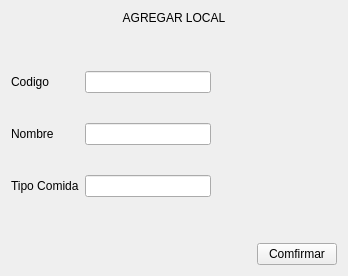
                 <widget class="QWidget" name="Pagina_AgregarLocal">
                  <layout class="QVBoxLayout" name="verticalLayout_13">
                   <item>
                    <widget class="QLabel" name="label_AgregaLocal">
                     <property name="text">
                      <string>AGREGAR LOCAL</string>
                     </property>
                     <property name="alignment">
                      <set>Qt::AlignCenter</set>
                     </property>
                    </widget>
                   </item>
                   <item>
                    <spacer name="verticalSpacer_5">
                     <property name="orientation">
                      <enum>Qt::Vertical</enum>
                     </property>
                     <property name="sizeHint" stdset="0">
                      <size>
                       <width>20</width>
                       <height>40</height>
                      </size>
                     </property>
                    </spacer>
                   </item>
                   <item>
                    <layout class="QHBoxLayout" name="horizontalLayout_12">
                     <item>
                      <layout class="QVBoxLayout" name="verticalLayout_14">
                       <property name="spacing">
                        <number>30</number>
                       </property>
                       <item>
                        <widget class="QLabel" name="label_CodigoLocal">
                         <property name="text">
                          <string>Codigo</string>
                         </property>
                        </widget>
                       </item>
                       <item>
                        <widget class="QLabel" name="label_NombreLocal_2">
                         <property name="text">
                          <string>Nombre</string>
                         </property>
                        </widget>
                       </item>
                       <item>
                        <widget class="QLabel" name="label_TipoComida">
                         <property name="text">
                          <string>Tipo Comida</string>
                         </property>
                        </widget>
                       </item>
                      </layout>
                     </item>
                     <item>
                      <layout class="QVBoxLayout" name="verticalLayout_15">
                       <property name="spacing">
                        <number>30</number>
                       </property>
                       <item>
                        <widget class="QLineEdit" name="lineEdit_CodigoLocal"/>
                       </item>
                       <item>
                        <widget class="QLineEdit" name="lineEdit_NombreLocal"/>
                       </item>
                       <item>
                        <widget class="QLineEdit" name="lineEdit_TipoComida"/>
                       </item>
                      </layout>
                     </item>
                     <item>
                      <spacer name="horizontalSpacer_8">
                       <property name="orientation">
                        <enum>Qt::Horizontal</enum>
                       </property>
                       <property name="sizeHint" stdset="0">
                        <size>
                         <width>40</width>
                         <height>20</height>
                        </size>
                       </property>
                      </spacer>
                     </item>
                    </layout>
                   </item>
                   <item>
                    <spacer name="verticalSpacer_6">
                     <property name="orientation">
                      <enum>Qt::Vertical</enum>
                     </property>
                     <property name="sizeHint" stdset="0">
                      <size>
                       <width>20</width>
                       <height>40</height>
                      </size>
                     </property>
                    </spacer>
                   </item>
                   <item>
                    <layout class="QHBoxLayout" name="horizontalLayout_13">
                     <item>
                      <widget class="QLabel" name="label_24">
                       <property name="minimumSize">
                        <size>
                         <width>200</width>
                         <height>0</height>
                        </size>
                       </property>
                       <property name="text">
                        <string/>
                       </property>
                       <property name="alignment">
                        <set>Qt::AlignCenter</set>
                       </property>
                      </widget>
                     </item>
                     <item>
                      <spacer name="horizontalSpacer_9">
                       <property name="orientation">
                        <enum>Qt::Horizontal</enum>
                       </property>
                       <property name="sizeHint" stdset="0">
                        <size>
                         <width>40</width>
                         <height>20</height>
                        </size>
                       </property>
                      </spacer>
                     </item>
                     <item>
                      <widget class="QPushButton" name="Boton_ComfimarLocal">
                       <property name="text">
                        <string>Comfirmar</string>
                       </property>
                      </widget>
                     </item>
                    </layout>
                   </item>
                  </layout>
                 </widget>
